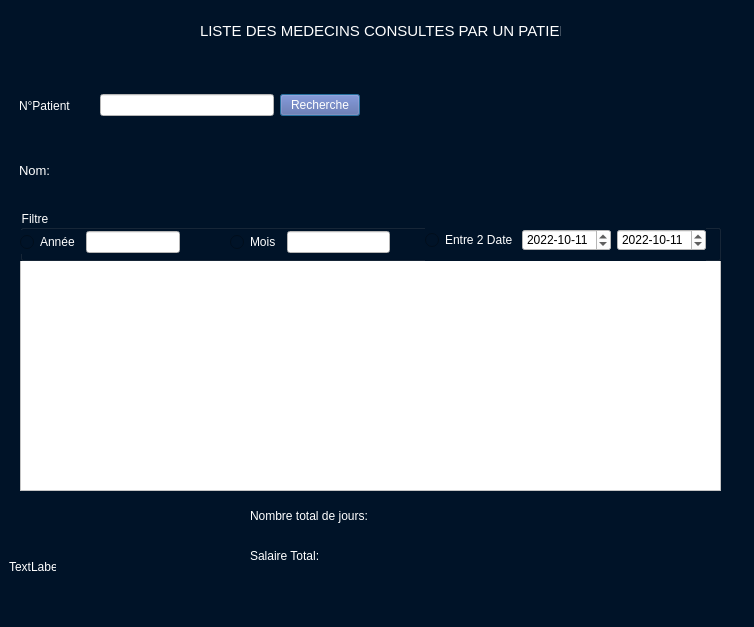
<?xml version="1.0" encoding="UTF-8"?>
<ui version="4.0">
 <class>listeconsulter</class>
 <widget class="QDialog" name="listeconsulter">
  <property name="geometry">
   <rect>
    <x>0</x>
    <y>0</y>
    <width>754</width>
    <height>627</height>
   </rect>
  </property>
  <property name="windowTitle">
   <string>Dialog</string>
  </property>
  <property name="styleSheet">
   <string notr="true">
background:#001328;
</string>
  </property>
  <widget class="QTableView" name="tableViewed">
   <property name="geometry">
    <rect>
     <x>20</x>
     <y>260</y>
     <width>701</width>
     <height>231</height>
    </rect>
   </property>
   <property name="styleSheet">
    <string notr="true">background:white;
color:black;</string>
   </property>
  </widget>
  <widget class="QGroupBox" name="groupBox">
   <property name="geometry">
    <rect>
     <x>20</x>
     <y>210</y>
     <width>701</width>
     <height>51</height>
    </rect>
   </property>
   <property name="styleSheet">
    <string notr="true">
color:white;</string>
   </property>
   <property name="title">
    <string>Filtre</string>
   </property>
   <widget class="QWidget" name="horizontalLayoutWidget_5">
    <property name="geometry">
     <rect>
      <x>405</x>
      <y>10</y>
      <width>281</width>
      <height>41</height>
     </rect>
    </property>
    <layout class="QHBoxLayout" name="horizontalLayout_5">
     <item>
      <widget class="QRadioButton" name="rdodate">
       <property name="styleSheet">
        <string notr="true">COLOR:white;</string>
       </property>
       <property name="text">
        <string>Entre 2 Date</string>
       </property>
      </widget>
     </item>
     <item>
      <widget class="QDateEdit" name="dateEdit">
       <property name="styleSheet">
        <string notr="true">background:white;
color:black;</string>
       </property>
       <property name="displayFormat">
        <string>yyyy-MM-dd</string>
       </property>
       <property name="date">
        <date>
         <year>2022</year>
         <month>10</month>
         <day>11</day>
        </date>
       </property>
      </widget>
     </item>
     <item>
      <widget class="QDateEdit" name="dateEdit_2">
       <property name="styleSheet">
        <string notr="true">background:white;
color:black;</string>
       </property>
       <property name="displayFormat">
        <string>yyyy-MM-dd</string>
       </property>
       <property name="date">
        <date>
         <year>2022</year>
         <month>10</month>
         <day>11</day>
        </date>
       </property>
      </widget>
     </item>
    </layout>
   </widget>
   <widget class="QWidget" name="horizontalLayoutWidget_6">
    <property name="geometry">
     <rect>
      <x>210</x>
      <y>20</y>
      <width>160</width>
      <height>24</height>
     </rect>
    </property>
    <layout class="QHBoxLayout" name="horizontalLayout_6">
     <item>
      <widget class="QRadioButton" name="rdomois">
       <property name="styleSheet">
        <string notr="true">COLOR:white;</string>
       </property>
       <property name="text">
        <string>Mois</string>
       </property>
      </widget>
     </item>
     <item>
      <widget class="QLineEdit" name="txtValue_3">
       <property name="styleSheet">
        <string notr="true">background:white;
color:black;</string>
       </property>
      </widget>
     </item>
    </layout>
   </widget>
   <widget class="QWidget" name="horizontalLayoutWidget_7">
    <property name="geometry">
     <rect>
      <x>0</x>
      <y>20</y>
      <width>160</width>
      <height>24</height>
     </rect>
    </property>
    <layout class="QHBoxLayout" name="horizontalLayout_7">
     <item>
      <widget class="QRadioButton" name="rdoannee">
       <property name="styleSheet">
        <string notr="true">COLOR:white;</string>
       </property>
       <property name="text">
        <string>Année</string>
       </property>
      </widget>
     </item>
     <item>
      <widget class="QLineEdit" name="txtValue_2">
       <property name="styleSheet">
        <string notr="true">background:white;
color:black;</string>
       </property>
      </widget>
     </item>
    </layout>
   </widget>
  </widget>
  <widget class="QWidget" name="horizontalLayoutWidget_2">
   <property name="geometry">
    <rect>
     <x>250</x>
     <y>500</y>
     <width>191</width>
     <height>31</height>
    </rect>
   </property>
   <layout class="QHBoxLayout" name="horizontalLayout_2">
    <item>
     <widget class="QLabel" name="label_4">
      <property name="styleSheet">
       <string notr="true">COLOR:white;</string>
      </property>
      <property name="text">
       <string>Nombre total de jours:</string>
      </property>
     </widget>
    </item>
    <item>
     <widget class="QLabel" name="label_5">
      <property name="styleSheet">
       <string notr="true">COLOR:white;</string>
      </property>
      <property name="text">
       <string/>
      </property>
     </widget>
    </item>
   </layout>
  </widget>
  <widget class="QLabel" name="label_liste">
   <property name="geometry">
    <rect>
     <x>9</x>
     <y>560</y>
     <width>47</width>
     <height>13</height>
    </rect>
   </property>
   <property name="styleSheet">
    <string notr="true">COLOR:white;</string>
   </property>
   <property name="text">
    <string>TextLabel</string>
   </property>
  </widget>
  <widget class="QWidget" name="horizontalLayoutWidget_3">
   <property name="geometry">
    <rect>
     <x>19</x>
     <y>150</y>
     <width>341</width>
     <height>41</height>
    </rect>
   </property>
   <layout class="QHBoxLayout" name="horizontalLayout_3">
    <item>
     <widget class="QLabel" name="lblNommed">
      <property name="font">
       <font>
        <pointsize>10</pointsize>
       </font>
      </property>
      <property name="styleSheet">
       <string notr="true">COLOR:white;</string>
      </property>
      <property name="text">
       <string>Nom:</string>
      </property>
     </widget>
    </item>
    <item>
     <widget class="QLabel" name="txtNommed">
      <property name="styleSheet">
       <string notr="true">color:white;</string>
      </property>
      <property name="text">
       <string/>
      </property>
     </widget>
    </item>
   </layout>
  </widget>
  <widget class="QWidget" name="horizontalLayoutWidget">
   <property name="geometry">
    <rect>
     <x>19</x>
     <y>70</y>
     <width>341</width>
     <height>71</height>
    </rect>
   </property>
   <layout class="QHBoxLayout" name="horizontalLayout">
    <item>
     <widget class="QLabel" name="label_2">
      <property name="styleSheet">
       <string notr="true">COLOR:white;</string>
      </property>
      <property name="text">
       <string>N°Patient       </string>
      </property>
     </widget>
    </item>
    <item>
     <widget class="QLineEdit" name="txtValue">
      <property name="styleSheet">
       <string notr="true">background:white;
color:black;</string>
      </property>
     </widget>
    </item>
    <item>
     <widget class="QPushButton" name="pushButton">
      <property name="styleSheet">
       <string notr="true">background-color: #5864A4;
color:white;</string>
      </property>
      <property name="text">
       <string>Recherche</string>
      </property>
     </widget>
    </item>
   </layout>
  </widget>
  <widget class="QLabel" name="label_6">
   <property name="geometry">
    <rect>
     <x>200</x>
     <y>20</y>
     <width>361</width>
     <height>21</height>
    </rect>
   </property>
   <property name="styleSheet">
    <string notr="true">color:white;
font-size:15px;</string>
   </property>
   <property name="text">
    <string>LISTE DES MEDECINS CONSULTES PAR UN PATIENT</string>
   </property>
  </widget>
  <widget class="QWidget" name="horizontalLayoutWidget_4">
   <property name="geometry">
    <rect>
     <x>250</x>
     <y>540</y>
     <width>191</width>
     <height>31</height>
    </rect>
   </property>
   <layout class="QHBoxLayout" name="horizontalLayout_4">
    <item>
     <widget class="QLabel" name="label_7">
      <property name="styleSheet">
       <string notr="true">COLOR:white;</string>
      </property>
      <property name="text">
       <string>Salaire Total:</string>
      </property>
     </widget>
    </item>
    <item>
     <widget class="QLabel" name="label_8">
      <property name="styleSheet">
       <string notr="true">COLOR:white;</string>
      </property>
      <property name="text">
       <string/>
      </property>
     </widget>
    </item>
   </layout>
  </widget>
 </widget>
 <resources/>
 <connections/>
</ui>
